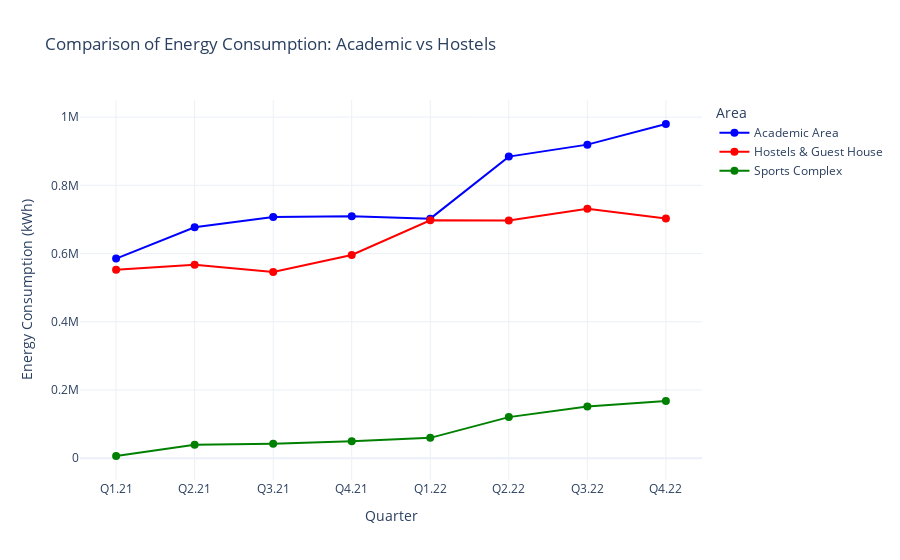

The notebook cell this image was saved under:
### Markdown cell above
<h4>3. Increased Power Usage in the Sports Complex During Q4</h4>
<p>
  In preparation for the Inter-IIT Sports Meet, the sports complex faces a
  spike in energy consumption driven by:
</p>
<ul>
  <li>High usage of floodlights during evening practice sessions.</li>
  <li>Extended operation of gym and training facilities.</li>
  <li>Increased demand for water heating in locker rooms and related amenities.</li>
</ul>

### Code cell
fig = go.Figure()

fig.add_trace(go.Scatter(
    x=categories,
    y=academic,
    mode='lines+markers',
    name='Academic Area',
    line=dict(color='blue'),
    marker=dict(size=8)
))
fig.add_trace(go.Scatter(
    x=categories,
    y=hostel,
    mode='lines+markers',
    name='Hostels & Guest House',
    line=dict(color='red'),
    marker=dict(size=8),
    
))
fig.add_trace(go.Scatter(
    x=categories,
    y=sports,
    mode='lines+markers',
    name='Sports Complex',
    line=dict(color='green'),
    marker=dict(size=8),
    
))
fig.update_layout(
    title="Comparison of Energy Consumption: Academic vs Hostels",
    xaxis_title="Quarter",
    yaxis_title="Energy Consumption (kWh)",
    legend_title="Area",
    template="plotly_white",
    
)
fig.show()

### Figure 1 — Plotly figure (JSON) as saved in the notebook; plotly's stock layout.template omitted (floating-point values rounded to 4 significant figures)
{"data": [{"line": {"color": "blue"}, "marker": {"size": 8}, "mode": "lines+markers", "name": "Academic Area", "type": "scatter", "x": ["Q1.21", "Q2.21", "Q3.21", "Q4.21", "Q1.22", "Q2.22", "Q3.22", "Q4.22"], "y": [585297, 676983, 707465, 709048, 702396, 884239, 919325, 979799]}, {"line": {"color": "red"}, "marker": {"size": 8}, "mode": "lines+markers", "name": "Hostels & Guest House", "type": "scatter", "x": ["Q1.21", "Q2.21", "Q3.21", "Q4.21", "Q1.22", "Q2.22", "Q3.22", "Q4.22"], "y": [552870, 567225, 545800, 595877, 697300, 696916, 731243, 702614]}, {"line": {"color": "green"}, "marker": {"size": 8}, "mode": "lines+markers", "name": "Sports Complex", "type": "scatter", "x": ["Q1.21", "Q2.21", "Q3.21", "Q4.21", "Q1.22", "Q2.22", "Q3.22", "Q4.22"], "y": [6605, 39458, 42667, 49614, 59787, 120569, 151542, 167576]}], "layout": {"legend": {"title": {"text": "Area"}}, "title": {"text": "Comparison of Energy Consumption: Academic vs Hostels"}, "xaxis": {"title": {"text": "Quarter"}}, "yaxis": {"title": {"text": "Energy Consumption (kWh)"}}}}
